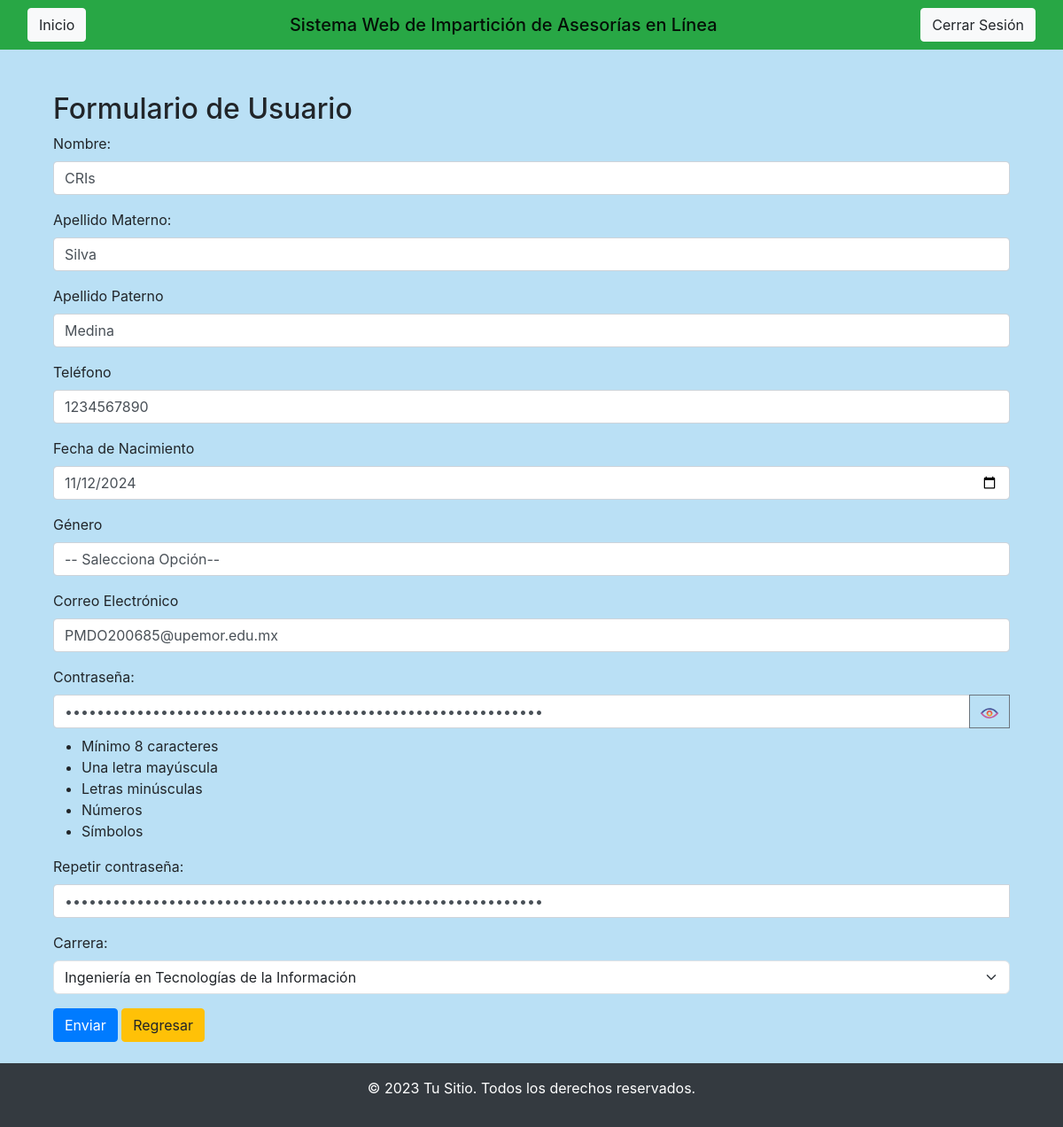
/Vista/ADMIN/UPDATE/Update_Usuario_Estudiante.php?id=1&rol=Estudiante (signed in), run on the app's committed database.
### tables this page shows
CREATE TABLE `estudiante` (
  `ID_Usuario_E` int(11) NOT NULL AUTO_INCREMENT,
  `Nombre_Usuario_E` varchar(200) NOT NULL,
  `Apellido_Materno_E` varchar(200) NOT NULL,
  `Apellido_Paterno_E` varchar(200) NOT NULL,
  `Telefono_E` varchar(20) NOT NULL,
  `Fecha_Nacimiento_E` date NOT NULL,
  `Genero_E` varchar(100) NOT NULL,
  `Correo_electronico_E` varchar(250) NOT NULL,
  `Contrasena_E` varchar(250) NOT NULL,
  `IdCarrera` int(11) DEFAULT NULL,
  PRIMARY KEY (`ID_Usuario_E`),
  KEY `IdCarrera` (`IdCarrera`),
  CONSTRAINT `estudiante_ibfk_1` FOREIGN KEY (`IdCarrera`) REFERENCES `carrera` (`Id_Carrera`)
);

### Vista/ADMIN/UPDATE/Update_Usuario_Estudiante.php (the view, shortened to what this page needs)
<?php include('head.php'); ?>
<?php
include('../../../Modelo/Conexion.php');
if (isset($_GET['id']) && !empty($_GET['id']) && isset($_GET['rol']) && !empty($_GET['rol'])) {
    $id_empleado = $_GET['id'];
    $conexion = (new Conectar())->conexion();
    $consulta = $conexion->prepare("SELECT E.Nombre_Usuario_E AS nombre_usuario,
            E.Apellido_Materno_E AS apellido_materno,
            E.Apellido_Paterno_E AS apellido_paterno,
            E.Telefono_E AS telefono,
            E.Fecha_Nacimiento_E AS fecha_nacimiento,
            E.Genero_E AS genero,
            E.Correo_electronico_E AS correo_electronico,
            E.Contrasena_E AS contrasena,
            E.IdCarrera
            FROM
                Estudiante E
            INNER JOIN
                Carrera C ON E.IdCarrera = C.Id_Carrera
            WHERE
                ID_Usuario_E = ?;");
        $consulta->bind_param("i", $id_empleado);
        $consulta->execute();
        $resultado = $consulta->get_result();
        if ($row = $resultado->fetch_assoc()) {
        } else {
            echo "No se encontró ningún empleado con la ID proporcionada.";
            exit;
        }
} else {
    echo "ID de empleado o rol no proporcionado.";
    exit;
}
?>
<div class="container mt-5">
    <h2>Formulario de Usuario</h2>
        <form action="../../../Controlador/ADMIN/UPDATE/Funcion_Update_Usuario.php" method="post" class="needs-validation" novalidate>
            <div class="form-group">
                <label for="nombre_usuario_e">Nombre:</label>
                <input type="text" class="form-control" id="nombre_usuario" name="nombre_usuario" value="<?php echo $row['nombre_usuario']; ?>" required>
            </div>
            <div class="form-group">
                <label for="apellido_materno_e">Apellido Materno:</label>
                <input type="text" class="form-control" id="apellido_materno" name="apellido_materno" value="<?php echo $row['apellido_materno']; ?>" required>
            </div>
            <div class="form-group">
                <label for="apellido_paterno_e">Apellido Paterno</label>
                <input type="text" class="form-control" id="apellido_paterno" name="apellido_paterno" value="<?php echo $row['apellido_paterno']; ?>" required>
            </div>
            <div class="form-group">
                <label for="telefono_e">Teléfono</label>
                <input type="tel" class="form-control" id="telefono" name="telefono" value="<?php echo $row['telefono']; ?>" required>
            </div>
            <div class="form-group">
                <label for="fecha_nacimiento_e">Fecha de Nacimiento</label>
                <input type="date" class="form-control" id="fecha_nacimiento" name="fecha_nacimiento" value="<?php echo $row['fecha_nacimiento']; ?>" required>
            </div>
            <div class="form-group">
                <label for="genero_e">Género</label>
                <select class="form-control" id="genero" name="genero" required>
                    <option value="" selected disabled>-- Salecciona Opción--</option>
                </select>
            </div>
            <div class="form-group">
                <label for="correo_electronico_e">Correo Electrónico</label>
                <input type="email" class="form-control" id="correo_electronico" name="correo_electronico" value="<?php echo $row['correo_electronico']; ?>" required>
            </div>
            <div class="form-group">
                <label for="contrasena" class="form-label">Contraseña:</label>
                <div class="input-group">
                    <input type="password" class="form-control" id="contrasena" name="contrasena" placeholder="Ingresa la contraseña" value="<?php echo $row['contrasena']; ?>" required>
                    <div class="input-group-append">
                        <button class="btn btn-outline-secondary" type="button" id="togglePassword">
                        </button>
                    </div>
                </div>
                <ul class="requirements mt-2">
                    <li id="length">Mínimo 8 caracteres</li>
                    <li id="uppercase">Una letra mayúscula</li>
                    <li id="lowercase">Letras minúsculas</li>
                    <li id="number">Números</li>
                    <li id="special">Símbolos</li>
                </ul>
            </div>
            <div class="form-group">
                <label for="valcontrasena" class="form-label">Repetir contraseña:</label>
                <div class="input-group">
                    <input type="password" class="form-control" id="valcontrasena" name="valcontrasena" value="<?php echo $row['contrasena']; ?>" placeholder="Ingresa la contraseña" required>
                </div>
            </div>
            <div class="mb-3">
                <label for="ID_Carrera" class="form-label">Carrera:</label>
                <select class="form-select" id="ID_Carrera" name="ID_Carrera" required>
                    <?php
                        $sql_tipos_carrera = $conexion->query("SELECT * FROM Carrera");
                        while($resultado_tipo_carrera = $sql_tipos_carrera->fetch_assoc()){
                            $selected = ($row['IdCarrera'] == $resultado_tipo_carrera['Id_Carrera']) ? 'selected' : '';
                            echo "<option value='".$resultado_tipo_carrera['Id_Carrera']."' $selected>".$resultado_tipo_carrera['Nombre_Carrera']."</option>";
                        }
                    ?>
                </select>
            </div>
        <button type="submit" class="btn btn-primary">Enviar</button>
        <a class="btn btn-warning" href="../Usuario.php">Regresar</a>
    </form>
</div>
<?php include('footer.php'); ?>

### Vista/ADMIN/UPDATE/head.php (style rules this page uses)
body { background: #bae0f5; }

### data on the page
estudiante: nombre_usuario "CRIs", apellido_materno "Silva", apellido_paterno "Medina", telefono "1234567890", fecha_nacimiento "11/12/2024", correo_electronico "PMDO200685@upemor.edu.mx"

### other printed values
form field ID_Carrera "Ingeniería en Tecnologías de la Información"
